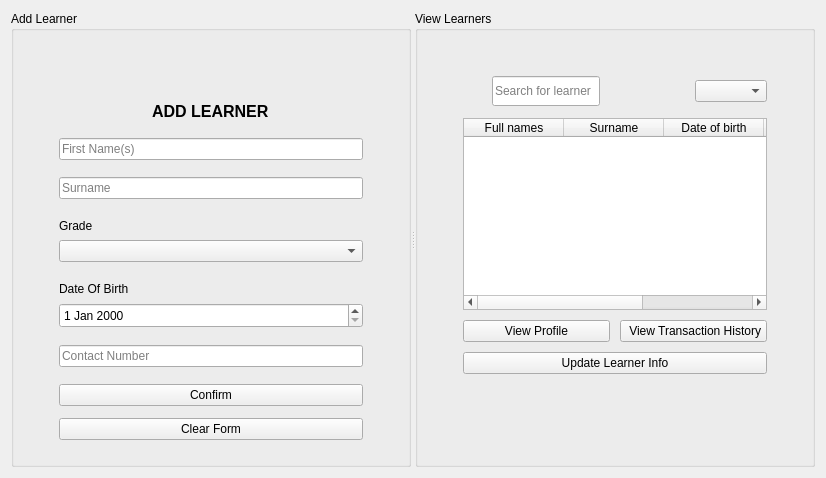
                      <widget class="QWidget" name="page_addViewLearnerInfo">
                       <layout class="QVBoxLayout" name="verticalLayout_197">
                        <item>
                         <widget class="QSplitter" name="splitter_learners">
                          <property name="orientation">
                           <enum>Qt::Orientation::Horizontal</enum>
                          </property>
                          <widget class="QGroupBox" name="groupBox_addLearner">
                           <property name="minimumSize">
                            <size>
                             <width>400</width>
                             <height>0</height>
                            </size>
                           </property>
                           <property name="font">
                            <font>
                             <bold>false</bold>
                            </font>
                           </property>
                           <property name="title">
                            <string>Add Learner</string>
                           </property>
                           <layout class="QVBoxLayout" name="verticalLayout_118">
                            <property name="spacing">
                             <number>12</number>
                            </property>
                            <property name="leftMargin">
                             <number>45</number>
                            </property>
                            <property name="topMargin">
                             <number>15</number>
                            </property>
                            <property name="rightMargin">
                             <number>45</number>
                            </property>
                            <property name="bottomMargin">
                             <number>15</number>
                            </property>
                            <item>
                             <layout class="QVBoxLayout" name="verticalLayout_119">
                              <property name="spacing">
                               <number>0</number>
                              </property>
                              <item alignment="Qt::AlignmentFlag::AlignHCenter">
                               <widget class="QLabel" name="label_addLearnerIcon">
                                <property name="minimumSize">
                                 <size>
                                  <width>50</width>
                                  <height>50</height>
                                 </size>
                                </property>
                                <property name="maximumSize">
                                 <size>
                                  <width>50</width>
                                  <height>50</height>
                                 </size>
                                </property>
                                <property name="text">
                                 <string />
                                </property>
                                <property name="pixmap">
                                 <pixmap resource="../resources.qrc">:/icons/icons/Liquid glass/icons8-group-96.png</pixmap>
                                </property>
                                <property name="scaledContents">
                                 <bool>true</bool>
                                </property>
                               </widget>
                              </item>
                              <item alignment="Qt::AlignmentFlag::AlignHCenter">
                               <widget class="QLabel" name="label_addLearnerTitle">
                                <property name="minimumSize">
                                 <size>
                                  <width>0</width>
                                  <height>20</height>
                                 </size>
                                </property>
                                <property name="maximumSize">
                                 <size>
                                  <width>16777215</width>
                                  <height>20</height>
                                 </size>
                                </property>
                                <property name="font">
                                 <font>
                                  <pointsize>12</pointsize>
                                  <bold>true</bold>
                                 </font>
                                </property>
                                <property name="text">
                                 <string>ADD LEARNER</string>
                                </property>
                               </widget>
                              </item>
                             </layout>
                            </item>
                            <item>
                             <widget class="QLineEdit" name="lineEdit_addLearnerName">
                              <property name="text">
                               <string />
                              </property>
                              <property name="placeholderText">
                               <string>First Name(s)</string>
                              </property>
                             </widget>
                            </item>
                            <item>
                             <widget class="QLineEdit" name="lineEdit_addLearnerSurname">
                              <property name="text">
                               <string />
                              </property>
                              <property name="placeholderText">
                               <string>Surname</string>
                              </property>
                             </widget>
                            </item>
                            <item>
                             <layout class="QVBoxLayout" name="verticalLayout_120">
                              <property name="spacing">
                               <number>4</number>
                              </property>
                              <item>
                               <widget class="QLabel" name="label_addLearnerGradeTitle">
                                <property name="minimumSize">
                                 <size>
                                  <width>0</width>
                                  <height>20</height>
                                 </size>
                                </property>
                                <property name="maximumSize">
                                 <size>
                                  <width>16777215</width>
                                  <height>20</height>
                                 </size>
                                </property>
                                <property name="text">
                                 <string>Grade</string>
                                </property>
                               </widget>
                              </item>
                              <item>
                               <widget class="QComboBox" name="comboBox_addLearnerGrade">
                                <property name="cursor">
                                 <cursorShape>PointingHandCursor</cursorShape>
                                </property>
                                </widget>
                              </item>
                             </layout>
                            </item>
                            <item>
                             <layout class="QVBoxLayout" name="verticalLayout_121">
                              <property name="spacing">
                               <number>4</number>
                              </property>
                              <item>
                               <widget class="QLabel" name="label_addLearnerDOBTitle">
                                <property name="minimumSize">
                                 <size>
                                  <width>0</width>
                                  <height>20</height>
                                 </size>
                                </property>
                                <property name="maximumSize">
                                 <size>
                                  <width>16777215</width>
                                  <height>20</height>
                                 </size>
                                </property>
                                <property name="text">
                                 <string>Date Of Birth</string>
                                </property>
                               </widget>
                              </item>
                              <item>
                               <widget class="QDateEdit" name="dateEdit_addLearnerDOB">
                                <property name="minimumSize">
                                 <size>
                                  <width>0</width>
                                  <height>25</height>
                                 </size>
                                </property>
                                <property name="maximumSize">
                                 <size>
                                  <width>16777215</width>
                                  <height>25</height>
                                 </size>
                                </property>
                                </widget>
                              </item>
                             </layout>
                            </item>
                            <item>
                             <widget class="QLineEdit" name="lineEdit_addLearnerContact">
                              <property name="text">
                               <string />
                              </property>
                              <property name="placeholderText">
                               <string>Contact Number</string>
                              </property>
                             </widget>
                            </item>
                            <item>
                             <layout class="QVBoxLayout" name="verticalLayout_198">
                              <item>
                               <widget class="QPushButton" name="pushButton_AddLearner">
                                <property name="text">
                                 <string>Confirm</string>
                                </property>
                               </widget>
                              </item>
                              <item>
                               <widget class="QPushButton" name="pushButton_addLearnerClearForm">
                                <property name="text">
                                 <string>Clear Form</string>
                                </property>
                               </widget>
                              </item>
                             </layout>
                            </item>
                           </layout>
                          </widget>
                          <widget class="QGroupBox" name="groupBox_viewLearner">
                           <property name="minimumSize">
                            <size>
                             <width>400</width>
                             <height>0</height>
                            </size>
                           </property>
                           <property name="title">
                            <string>View Learners</string>
                           </property>
                           <layout class="QGridLayout" name="gridLayout_14">
                            <property name="leftMargin">
                             <number>45</number>
                            </property>
                            <property name="topMargin">
                             <number>45</number>
                            </property>
                            <property name="rightMargin">
                             <number>45</number>
                            </property>
                            <property name="bottomMargin">
                             <number>15</number>
                            </property>
                            <property name="spacing">
                             <number>10</number>
                            </property>
                            <item row="0" column="0">
                             <layout class="QVBoxLayout" name="verticalLayout_199">
                              <item>
                               <layout class="QHBoxLayout" name="horizontalLayout_58">
                                <property name="spacing">
                                 <number>4</number>
                                </property>
                                <property name="bottomMargin">
                                 <number>2</number>
                                </property>
                                <item>
                                 <widget class="QLabel" name="label_learnersSearchIcon">
                                  <property name="minimumSize">
                                   <size>
                                    <width>25</width>
                                    <height>25</height>
                                   </size>
                                  </property>
                                  <property name="maximumSize">
                                   <size>
                                    <width>25</width>
                                    <height>25</height>
                                   </size>
                                  </property>
                                  <property name="text">
                                   <string />
                                  </property>
                                  <property name="pixmap">
                                   <pixmap resource="../resources.qrc">:/icons/icons/utils/search_40dp_E3E3E3_FILL0_wght300_GRAD0_opsz40.svg</pixmap>
                                  </property>
                                  <property name="scaledContents">
                                   <bool>true</bool>
                                  </property>
                                 </widget>
                                </item>
                                <item>
                                 <widget class="QLineEdit" name="lineEdit_searchLearner">
                                  <property name="minimumSize">
                                   <size>
                                    <width>0</width>
                                    <height>30</height>
                                   </size>
                                  </property>
                                  <property name="maximumSize">
                                   <size>
                                    <width>16777215</width>
                                    <height>30</height>
                                   </size>
                                  </property>
                                  <property name="text">
                                   <string />
                                  </property>
                                  <property name="placeholderText">
                                   <string>Search for learner</string>
                                  </property>
                                 </widget>
                                </item>
                                <item>
                                 <spacer name="horizontalSpacer_23">
                                  <property name="orientation">
                                   <enum>Qt::Orientation::Horizontal</enum>
                                  </property>
                                  <property name="sizeHint" stdset="0">
                                   <size>
                                    <width>40</width>
                                    <height>20</height>
                                   </size>
                                  </property>
                                 </spacer>
                                </item>
                                <item>
                                 <widget class="QPushButton" name="pushButton_refreshLearnerList">
                                  <property name="minimumSize">
                                   <size>
                                    <width>30</width>
                                    <height>30</height>
                                   </size>
                                  </property>
                                  <property name="maximumSize">
                                   <size>
                                    <width>30</width>
                                    <height>30</height>
                                   </size>
                                  </property>
                                  <property name="text">
                                   <string />
                                  </property>
                                  <property name="icon">
                                   <iconset resource="../resources.qrc">
                                    <normaloff>:/icons/icons/utils/refresh.png</normaloff>:/icons/icons/utils/refresh.png</iconset>
                                  </property>
                                  <property name="iconSize">
                                   <size>
                                    <width>20</width>
                                    <height>20</height>
                                   </size>
                                  </property>
                                  <property name="flat">
                                   <bool>true</bool>
                                  </property>
                                 </widget>
                                </item>
                                <item>
                                 <widget class="QComboBox" name="comboBox_filterLearnerGrade">
                                  <property name="placeholderText">
                                   <string>Sort By</string>
                                  </property>
                                 </widget>
                                </item>
                               </layout>
                              </item>
                              <item>
                               <widget class="QTableWidget" name="tableWidget_viewLearnersList">
                                <property name="alternatingRowColors">
                                 <bool>true</bool>
                                </property>
                                <attribute name="verticalHeaderVisible">
                                 <bool>false</bool>
                                </attribute>
                                <attribute name="verticalHeaderHighlightSections">
                                 <bool>false</bool>
                                </attribute>
                                <column>
                                 <property name="text">
                                  <string>Full names</string>
                                 </property>
                                </column>
                                <column>
                                 <property name="text">
                                  <string>Surname</string>
                                 </property>
                                </column>
                                <column>
                                 <property name="text">
                                  <string>Date of birth</string>
                                 </property>
                                </column>
                                <column>
                                 <property name="text">
                                  <string>Grade</string>
                                 </property>
                                </column>
                                <column>
                                 <property name="text">
                                  <string>Gender</string>
                                 </property>
                                </column>
                               </widget>
                              </item>
                              <item>
                               <layout class="QHBoxLayout" name="horizontalLayout_59">
                                <item>
                                 <widget class="QPushButton" name="pushButton_viewLeanerProfile">
                                  <property name="text">
                                   <string>View Profile</string>
                                  </property>
                                 </widget>
                                </item>
                                <item>
                                 <widget class="QPushButton" name="pushButton_viewLearnerHistory">
                                  <property name="text">
                                   <string> View Transaction History</string>
                                  </property>
                                 </widget>
                                </item>
                               </layout>
                              </item>
                             </layout>
                            </item>
                            <item row="2" column="0">
                             <spacer name="verticalSpacer_27">
                              <property name="orientation">
                               <enum>Qt::Orientation::Vertical</enum>
                              </property>
                              <property name="sizeType">
                               <enum>QSizePolicy::Policy::Maximum</enum>
                              </property>
                              <property name="sizeHint" stdset="0">
                               <size>
                                <width>29</width>
                                <height>75</height>
                               </size>
                              </property>
                             </spacer>
                            </item>
                            <item row="1" column="0">
                             <widget class="QPushButton" name="pushButton_updateLearnerInfo">
                              <property name="text">
                               <string>Update Learner Info</string>
                              </property>
                             </widget>
                            </item>
                           </layout>
                          </widget>
                         </widget>
                        </item>
                       </layout>
                      </widget>
